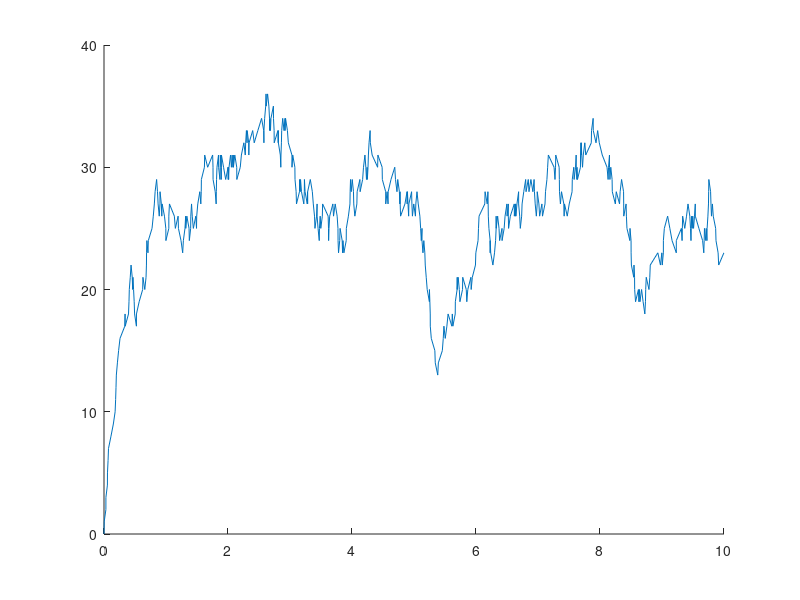

MATLAB code for this plot: (Note: this script raises an error after producing the figure.)
close all
clc

%% Challenge Problem 1
disp('CHALLENGE PROBLEM 1')
clear

x = rand;
Tnext = (1/5)*log(1/x);
Rind = rand;

if Rind < 2/5
    n = 4;
else
    n = 2;
end
disp(n)


%% Problem 1: Simulation of stochastic gene expression dynamics (DEMO)
disp('PROBLEM 1')
clear

%% Problem 1, Part A
% initialize
M0 = 0;
alpha = 30;
gamma = 1;
tmax = 720;

i = 1;
M(1) = 0;
t(1) = 0;

t_current = 0;
m_current = 0;

% SSA
while t_current < tmax
    % calculate production and degradation
    production = alpha;
    degradation = gamma*m_current;
    total_rate = production + degradation;

    % determine wait time until the next event
    tau = exprnd(1/total_rate);
    t_current = t_current + tau;

    % determine which event occurred (i.e. birth or death)
    if (rand < production/total_rate)
        m_current = m_current + 1;
    else
        m_current = m_current - 1;
    end

    i = i+1;
    M(i) = m_current;
    t(i) = t_current;
end

% ode solution
[t_ode, M_ode] = ode45(@(t,m) alpha-gamma*m, [0 10], 0);

% plot results
figure(1)
hold on
plot(t(t<=10), M(t<=10), LineWidth=1.5, DisplayName='SSA')
plot(t_ode, M_ode, LineWidth=1.5, DisplayName='ODE45')
xlabel('Time [min]')
ylabel('mRNA [#]')
title('Problem 1A')
legend(location='best')
legend box off

%% Problem 1, Part B
M_reg = interp1(t, M, 0:0.1:720, 'previous');
mean_M_reg = mean(M_reg)
var_M_reg = var(M_reg)


%% Problem 2: Modeling stochastic gene expression with SimBiology
disp('PROBLEM 2')
clear

%% Problem 2, Part A
simbio = load('problem2a.mat');

figure(2)
hold on
plot(simbio.problem2a.Time, simbio.problem2a.Data, LineWidth=1.5, DisplayName='Stochastic')
xlabel('Time [min]')
ylabel('mRNA [#]')
title('Problem 2A')
legend(location='best')
legend box off

%% Problem 2, Part B
t = simbio.problem2a.Time;
M = simbio.problem2a.Data;
M_reg = interp1(t, M, 0:0.1:720, 'previous');
mean_M_reg = mean(M_reg)
var_M_reg = var(M_reg)

%% Problem 2, Part C
poisson_dist = poisspdf(0:720, mean(M_reg));

% plot histogram for M
figure(3)
hold on
histogram(M_reg, 'normalization', 'pdf', DisplayName='Simulation')
plot(poisson_dist, LineWidth=1.5, DisplayName='Poisson')
xlim([0 50])
xlabel('mRNA [#]')
ylabel('Frequency')
title('Problem 2C')
legend(location='best')

%% Problem 2, Part D
project = sbioloadproject('Birth-Death.sbproj');
model = project.m1;
config = getconfigset(model);
set(config, 'SolverType', 'ssa');

M_ens = sbioensemblerun(model, 1000);

y = zeros(1000, 1);
for i = 1:1000
    y(i) = M_ens(i).Data(end);
end

% plot results
figure(4)
hold on
histogram(y)
xlabel('mRNA [#] at t=720')
ylabel('Frequency')
title('Problem 2D: Histogram of M at t_{max} = 720 min')


%% Problem 3: Expanding the transcriptional bursting model
disp('PROBLEM 3')
clear

%% Problem 3, Part A
simbio = load('problem3a.mat');
X = simbio.problem3a.Data(:,4);
mean_X = mean(X)

%% Problem 3, Part B
project = sbioloadproject('Multiple-Promoter.sbproj');
model = project.m1;
config = getconfigset(model);
set(config, 'SolverType', 'ssa');

X_ens = sbioensemblerun(model, 1000);

%% Problem 3, Part C
X = zeros(1000, 1);
for i = 1:1000
    data = X_ens(i).Data(:,4);
    X(i) = data(end);
end

% plot results
figure(5)
hold on
histogram(X)
xlabel('Protein X [#] at t=240')
ylabel('Frequency')
title('Problem 3C: Histogram of X at t_{max} = 240 min')

%% Problem 3, Part D
mean_X = mean(X)
stdev_X = std(X)
co_var_X = stdev_X/mean_X

%% Problem 3, Part E
simbio = load('problem3e.mat');
X = simbio.problem3e.Data(:,4);
mean_X = mean(X)

project = sbioloadproject('Multiple-Promoter.sbproj');
model = project.m1;
config = getconfigset(model);
set(config, 'SolverType', 'ssa');

X_ens = sbioensemblerun(model, 1000);

X = zeros(1000, 1);
for i = 1:1000
    data = X_ens(i).Data(:,4);
    X(i) = data(end);
end

% plot results
figure(6)
hold on
histogram(X)
xlabel('Protein X [#] at t=240')
ylabel('Frequency')
title('Problem 3E: Histogram of X at t_{max} = 240 min')


%% Problem 4: Feedback and regulatory noise
disp('PROBLEM 4')
clear

%% Problem 4, Part A
% No MATLAB code required.

%% Problem 4, Part B
project = sbioloadproject('Feedback.sbproj');
model = project.m1;
config = getconfigset(model);
set(config, 'SolverType', 'ssa');

X_ens = sbioensemblerun(model, 1000);

%% Problem 4, Part C
X = zeros(1000, 1);
for i = 1:1000
    data = X_ens(i).Data(:,4);
    X(i) = data(end);
end

% plot results
figure(7)
hold on
histogram(X)
xlabel('Protein X [#] at t=240')
ylabel('Frequency')
title('Problem 4C: Histogram of X at t_{max} = 240 min (positive feedback)')

mean_X = mean(X)
stdev_X = std(X)
co_var_X = stdev_X/mean_X

%% Problem 4, Part D
project = sbioloadproject('Feedback.sbproj');
model = project.m1;
config = getconfigset(model);
set(config, 'SolverType', 'ssa');

X_ens = sbioensemblerun(model, 1000);

%% Problem 4, Part E
X = zeros(1000, 1);
for i = 1:1000
    data = X_ens(i).Data(:,4);
    X(i) = data(end);
end

% plot results
figure(8)
hold on
histogram(X)
xlabel('Protein X [#] at t=240')
ylabel('Frequency')
title('Problem 4E: Histogram of X at t_{max} = 240 min (negative feedback)')

mean_X = mean(X)
stdev_X = std(X)
co_var_X = stdev_X/mean_X


%% Functions

% None
